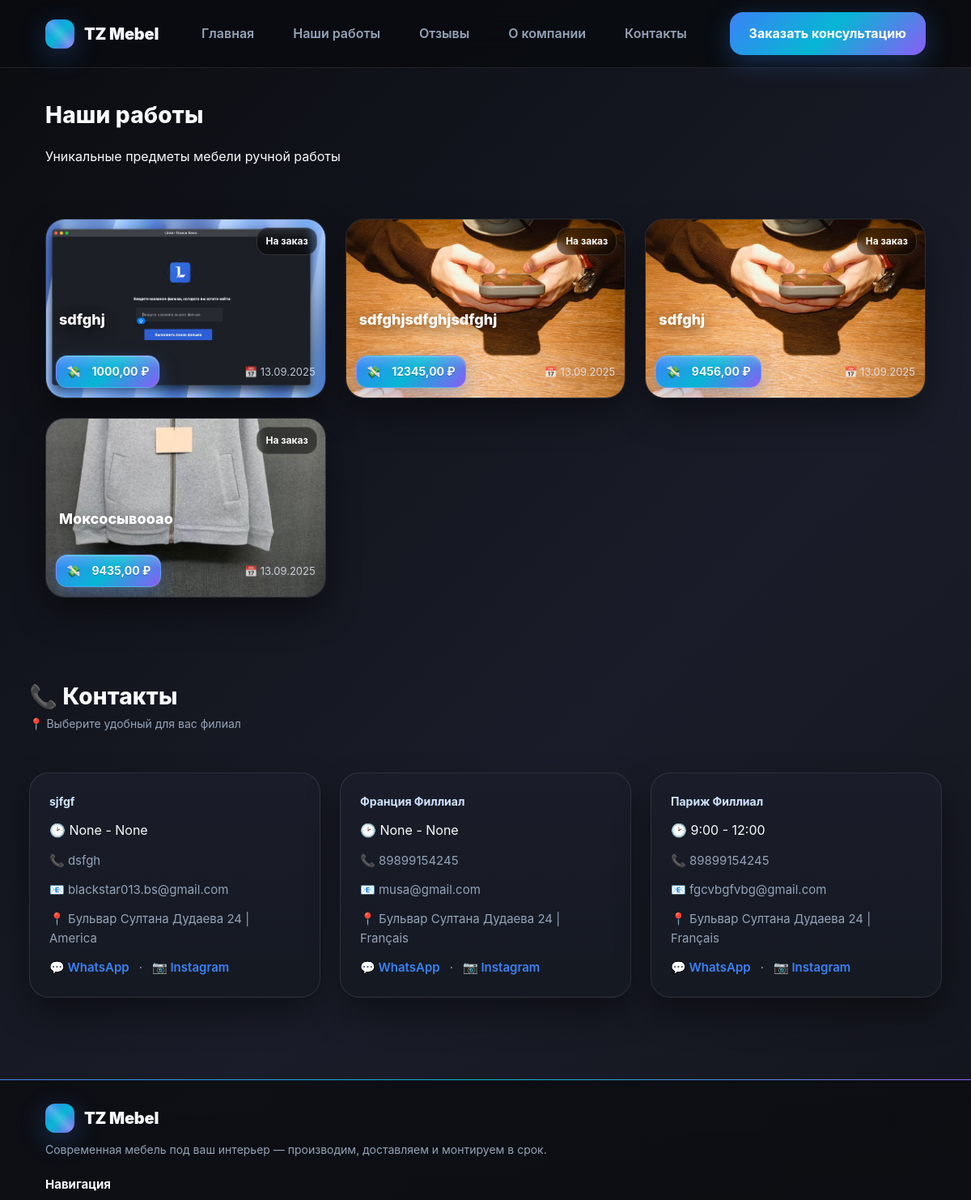
/client_service/portfolio/ (upper part), run on an earlier commit of the app's database.
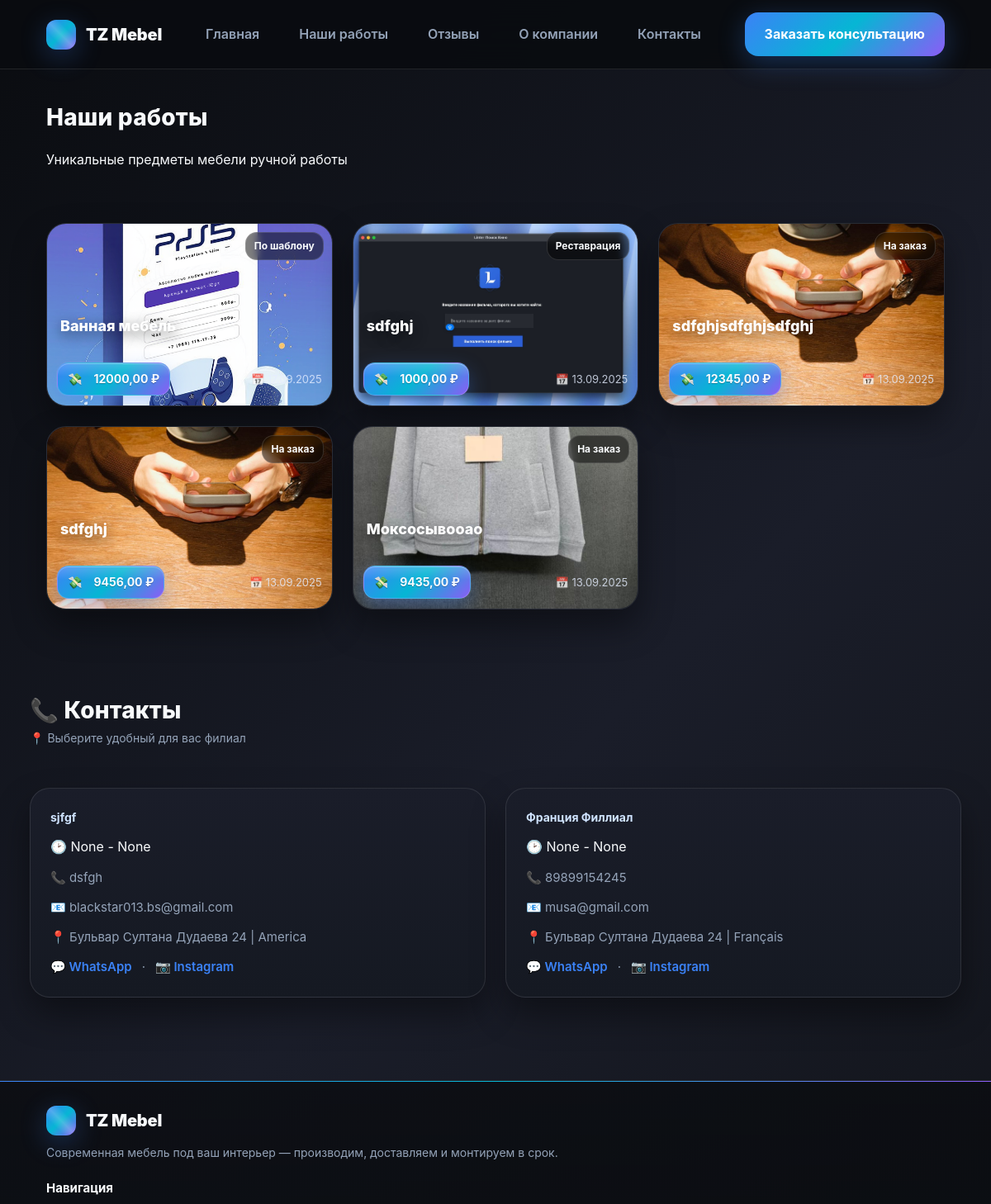
And on a later commit of the database.
### admin_service/models.py (models this page shows, shortened)
class Work(models.Model):
    title = models.CharField(max_length=255, blank=True, verbose_name="Название мебели | Тип")
    description = models.TextField(blank=True, verbose_name="Описание мебели")
    image = models.ImageField(upload_to="portfolio/", verbose_name="Фотография мебели")
    price = models.DecimalField(max_digits=10, decimal_places=2, verbose_name="Цена", default=0)
    currency = models.CharField(max_length=5, choices=CURRENCIES, default="usd", verbose_name="Валюта")
    country = models.CharField(max_length=5, choices=COUNTRIES, default="us", verbose_name="Страна работы")
    date = models.DateField(blank=True, null=True, verbose_name="Дата изготовления")
    language = models.CharField(max_length=5, choices=languages, verbose_name="Выбор языка на работе")
    work_type = models.CharField(max_length=20, choices=WORK_TYPES, verbose_name="Тип работы", default="custom")
    status = models.CharField(max_length=20, choices=STATUSES, verbose_name="Статус", default="in_progress")
    material = models.CharField(max_length=100, blank=True, verbose_name="Материал")
    width = models.DecimalField(max_digits=6, decimal_places=2, blank=True, null=True, verbose_name="Ширина (см)")
    height = models.DecimalField(max_digits=6, decimal_places=2, blank=True, null=True, verbose_name="Высота (см)")
    depth = models.DecimalField(max_digits=6, decimal_places=2, blank=True, null=True, verbose_name="Глубина (см)")
    created_at = models.DateTimeField(auto_now_add=True, blank=True, verbose_name='Дата добавления')
    class Meta:
        verbose_name = "Работа"
        verbose_name_plural = "Работы"
        ordering = ["-created_at"]

class Contact(models.Model):
    branch_name = models.CharField(max_length=100, verbose_name="Название Филлиала")  # например: "Москва", "Берлин"
    phone = models.CharField(max_length=20, verbose_name="Номер телефона филлиала")
    email = models.EmailField(blank=True, verbose_name="Email филлиала")
    address = models.CharField(max_length=255, blank=True, verbose_name="Адрес филлиала")
    start_time = models.TimeField(blank=True, verbose_name='Открытие филлиала', null=True, help_text='Пример: 9:00')
    end_time = models.TimeField(blank=True, verbose_name='Закрытие филлиала', null=True, help_text='Пример: 24:00')
    whatsapp = models.URLField(blank=True, null=True, verbose_name="Контактный номер в Whastapp", help_text='wa.me/+phone_number')
    instagram = models.URLField(blank=True, null=True, verbose_name="Страница филлиала в Instagram", help_text='https://www.instagram.com/Nickname"')
    country = models.CharField(max_length=15, choices=country, default='am', verbose_name="Страна филлиала")
    language = models.CharField(max_length=5, choices=languages, default="en", verbose_name="Основной язык филлиала")
    class Meta:
        verbose_name = "Контакты"
        verbose_name_plural = "Контакты"

### client_service/views.py (the view)
# urls.py: path("portfolio/", all_works, name="portfolio"),
def all_works(request):
    works = Work.objects.all()
    contacts = Contact.objects.all()
    return render(request, "works/works.html", context={
        "works": works,
        "contacts": contacts
    })

### client_service/templates/works/works.html (shortened to what this page needs)
{% extends 'base/base.html' %}
{% block content %}
<section class="section">
    <div class="container">
        <div class="section-header">
            <div>
                <h2 class="section-title">Наши работы</h2>
                <p class="section-subtitle">Уникальные предметы мебели ручной работы</p>
            </div>
        </div>
        <div class="portfolio-all-grid">
            {% for work in works %}
            <div class="portfolio-item">
                <img src="{{ work.image.url }}" alt="{{ work.title }}" class="portfolio-image">
                <h3 class="card-title">{{ work.title }}</h3>
                <div class="card-bar">
                    <div class="badge badge-price">{{ work.price }} ₽</div>
                    <div class="card-meta">📅 {{ work.date|date:"d.m.Y" }}</div>
                </div>
                <div class="card-tags" style="position:absolute; top:10px; right:10px; display:flex; gap:4px;">
                    <span class="badge" style="background:rgba(0,0,0,.5); backdrop-filter:blur(5px);">
                        {{ work.get_work_type_display }}
                    </span>
                </div>
                <a href="{% url 'client_service:work_detail' work.id %}" class="card-link"></a>
            </div>
            {% endfor %}
        </div>
    </div>
</section>
<section id="contacts" class="section container">
    <div class="section-header">
        <div>
            <div class="section-title">📞 Контакты</div>
            <div class="section-sub">📍 Выберите удобный для вас филиал</div>
        </div>
    </div>
    <div class="branches">
        {% if contacts %}
        {% for contact in contacts %}
        <div class="branch">
            <div class="section-sub" style="color:#cfe3ff; font-weight:700;">{{ contact.branch_name }}</div>
            <div class="contact_row">🕑 {{ contact.start_time }} - {{ contact.end_time }}</div>
            <div class="contact-row">📞 {{ contact.phone }}</div>
            <div class="contact-row">📧 {{ contact.email }}</div>
            <div class="contact-row">📍 {{ contact.address }} | {{ contact.get_country_display }}</div>
            <div class="contact-row"><a href="{{ contact.whatsapp }}">💬 WhatsApp</a> · <a href="{{ contact.instagram }}">📷 Instagram</a></div>
        </div>
        {% endfor %}
        {% else %}
        <h1>Не контактов!</h1>
        {% endif %}
    </div>
</section>
{% endblock %}

### client_service/templates/base/base.html (shortened to what this page needs)
<!DOCTYPE html>
<html lang="ru">
<head>
    {% load static %}
    <link rel="stylesheet" href="{% static 'css/base_style.css' %}">
</head>
<body>
<header class="navbar" role="banner">
    <div class="container nav-inner">
        <a href="{% url 'client_service:index' %}">
            <div class="brand">
                <div class="logo"></div>
                <div>TZ Mebel</div>
            </div>
        </a>
        <nav id="primary-nav" class="nav" role="navigation" aria-label="Основная навигация">
            <a href="{% url 'client_service:index' %}">Главная</a>
            <a href="{% url 'client_service:index' %}#portfolio">Наши работы</a>
            <a href="{% url 'client_service:index' %}#reviews">Отзывы</a>
            <a href="{% url 'client_service:index' %}#features">О компании</a>
            <a href="{% url 'client_service:index' %}#contacts">Контакты</a>
        </nav>
        <a class="nav-cta" href="{% url 'client_service:index' %}#contacts" aria-label="Заказать консультацию">Заказать консультацию</a>
    </div>
</header>
{% block content %}
{% endblock %}
<footer class="footer" role="contentinfo">
    <div class="container foot-grid">
        <div class="foot-col">
            <div class="brand" style="margin-bottom:10px;">
                <div class="logo"></div>
                <div>TZ Mebel</div>
            </div>
            <div class="section-sub">Современная мебель под ваш интерьер — производим, доставляем и монтируем в срок.</div>
        </div>
        <div class="foot-col">
            <h5>Навигация</h5>
        </div>
    </div>
</footer>
</body>
</html>

What changed in the data, as far as the page shows it:
removed Contact: branch_name "Париж Филлиал", start_time "9:00", end_time "12:00", phone "89899154245", email "fgcvbgfvbg@gmail.com", address "Бульвар Султана Дудаева 24", country "Français"
added Work: image (picture), title "Ванная мебель", price "12000,00", date "17.09.2025", work_type "По шаблону"
changed Work: work_type "На заказ" → "Реставрация"
